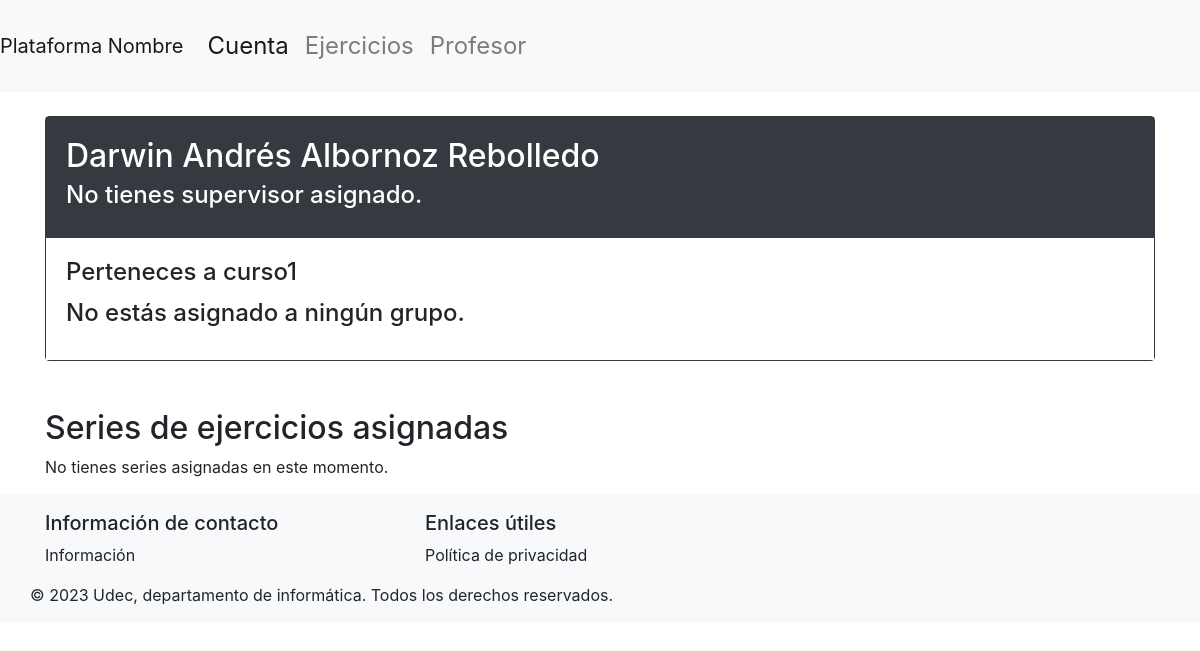
Before: /dashEstudiante/1 (signed in) with the older database file.
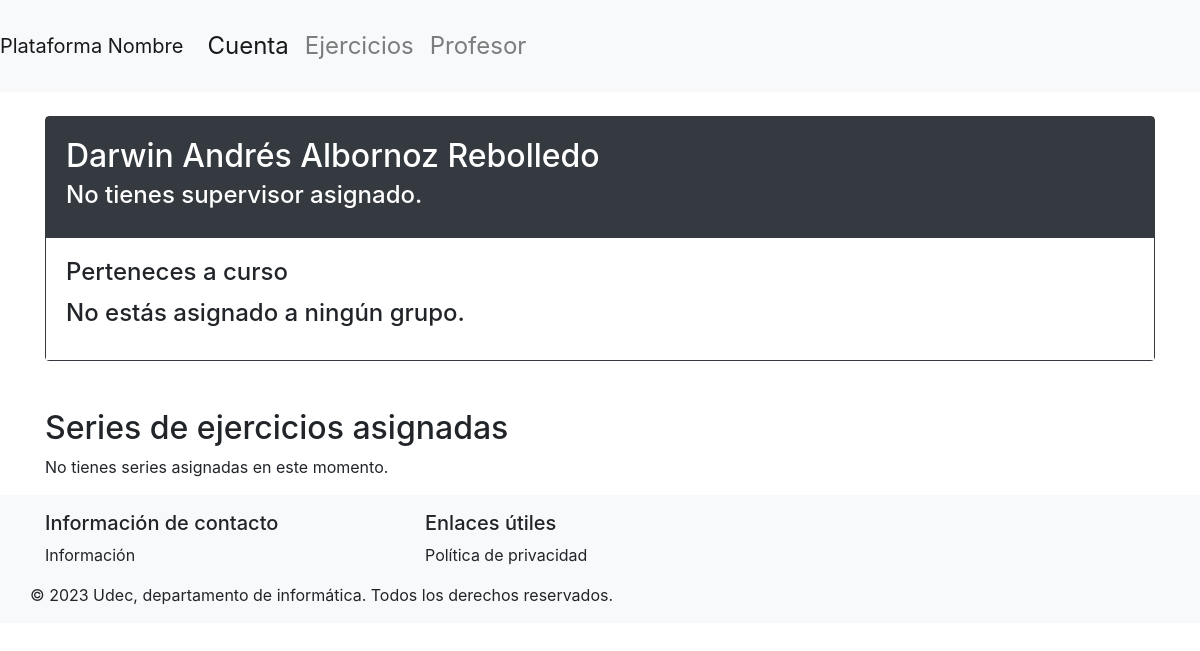
After: the same page with the newer database file.
### basedatos/modelos.py (models this page shows, shortened)
class Curso(db.Model):
    id = db.Column(db.Integer, primary_key=True)
    nombre = db.Column(db.String(100), nullable=False, unique=True)
    activa = db.Column(db.Boolean(), nullable=False, default=True)
    estudiantes = db.relationship('Estudiante', secondary=inscripciones, back_populates='cursos')
    grupos = db.relationship('Grupo', order_by=Grupo.id, back_populates='curso')

### main.py (the view, shortened to what this page needs)
@app.route('/dashEstudiante/<int:estudiante_id>', methods=['GET', 'POST'])
@login_required
def dashEstudiante(estudiante_id):
    if not verify_estudiante(estudiante_id):
        return redirect(url_for('login'))
    estudiante = db.session.get(Estudiante, int(estudiante_id))
    curso = (
        Curso.query
        .join(inscripciones)  # Join con la tabla inscripciones
        .filter(inscripciones.c.id_curso == Curso.id)
        .filter(inscripciones.c.id_estudiante == estudiante_id)
        .first()
    )
    grupo = (
        Grupo.query
        .join(estudiantes_grupos)  # Join con la tabla estudiantes_grupos
        .filter(estudiantes_grupos.c.id_grupo == Grupo.id)
        .filter(estudiantes_grupos.c.id_estudiante == estudiante_id)
        .first()
    )
    if not grupo:
        grupo_nombre = "Ningún grupo asignado"
    else:
        grupo_nombre = grupo.nombre
    supervisor = None
    seriesAsignadas = []
    ejerciciosPorSerie = {}
    for serieAsignada in seriesAsignadas:
        ejercicios = Ejercicio.query.filter_by(id_serie=serieAsignada.id).all()
        ejerciciosPorSerie[serieAsignada] = ejercicios
    return render_template('vistaEstudiante.html', estudiante_id=estudiante_id, estudiante=estudiante,grupo=grupo, curso=curso, supervisor=supervisor,seriesAsignadas=seriesAsignadas,ejerciciosPorSerie=ejerciciosPorSerie)

### basedatos/modelos.py (called while the page is built)
    @property
    def is_authenticated(self):
        return True

### main.py (called while the page is built)
@login_manager.user_loader
def load_user(user_id):
    if user_id.startswith("e"):
        user = db.session.get(Estudiante, int(user_id[1:]))
    elif user_id.startswith("s"):
        user = db.session.get(Supervisor, int(user_id[1:]))
    else:
        return None
    return user

def verify_estudiante(estudiante_id):
    if not isinstance(current_user, Estudiante):
        flash('No tienes permiso para acceder a este dashboard. Debes ser un Estudiante.', 'danger')
        return False
    if current_user.id != estudiante_id:
        flash('No tienes permiso para acceder a este dashboard.', 'danger')
        return False
    return True

### templates/vistaEstudiante.html (shortened to what this page needs)
{% extends "layout.html" %}
{% block content %}
<div class="row">
  <div class="col-md-12">
    <div class="card border-dark">
      <div class="card-body bg-dark text-white">
        <h2 class="card-title">{{estudiante.nombres}} {{estudiante.apellidos}}</h2>
        <h4 class="card-subtitle mb-2">{% if supervisor %}Tu supervisor es: {{supervisor.nombres}} {{supervisor.apellidos}}{% else %}No tienes supervisor asignado.{% endif %}</h>
      </div>
      <div class="card-body bg-white">
        <h4 class="card-title">Perteneces a {{curso.nombre}}</h4>
        {% if grupo %}
          <h4 class="card-title">Tu grupo asignado es: {{grupo.nombre}}</h4>
        {% else %}
          <h4 class="card-title">No estás asignado a ningún grupo.</h4>
        {% endif %}
      </div>
    </div>
  </div>
</div>
<div class="row">
  <div class="container mt-5">
    <h2>Series de ejercicios asignadas</h2>
    {% if seriesAsignadas %}
      <ol class="list-group list-group-numbered">
        {% for serie in seriesAsignadas %}
          <li class="list-group-item">
            <a href="{{url_for('detallesSeriesEstudiantes', estudiante_id=estudiante_id, serie_id=serie.id)}}" style="font-size: 2em;">{{serie.nombre}}</a>
            <ul>
              {% for ejercicio in ejerciciosPorSerie[serie] %}
                <li>
                  <a href="{{url_for('detallesEjerciciosEstudiantes', estudiante_id=estudiante_id, serie_id=serie.id, ejercicio_id=ejercicio.id)}}" style="font-size: 1em;">{{ejercicio.nombre}}</a>
                </li>
              {% endfor %}
            </ul>
          </li>
        {% endfor %}
      </ol>
    {% else %}
      <p>No tienes series asignadas en este momento.</p>
    {% endif %}
  </div>
</div>
{% endblock %}

Changed rows visible on the page:
changed Curso: nombre "curso1" → "curso"
